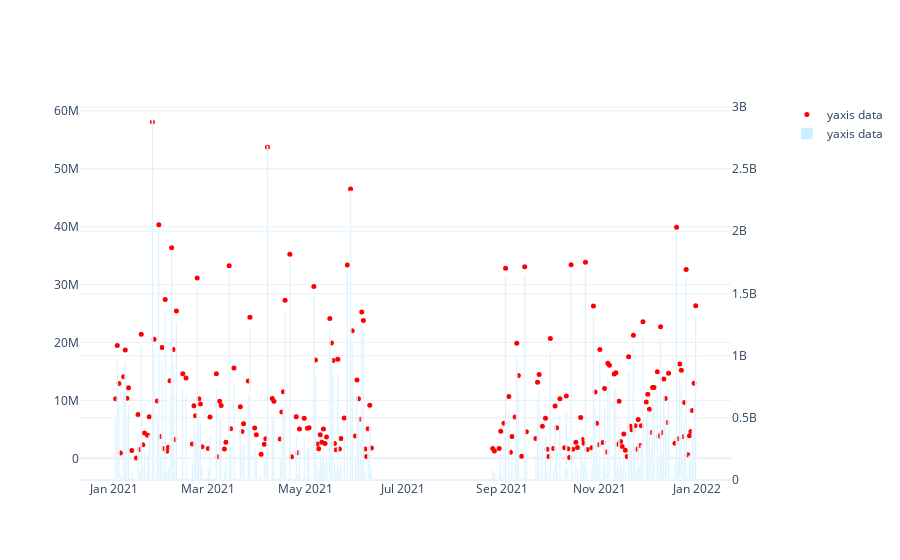

The notebook cell this image was saved under:
### Code cell
import plotly.io as pio
import plotly.graph_objects as go
from plotly.subplots import make_subplots



pio.templates.default = "plotly_white"


fig = make_subplots(specs=[[{"secondary_y": True}]])

fig.add_trace(
    go.Scatter(x=table1.index, y=table1["Urban"], name="yaxis data", mode = "markers"#mode='lines+markers'
               , marker = dict(size = 5, color = "rgb(255,0,0)"),
               
              
              ), secondary_y=False,
)

fig.add_trace(
    go.Bar(x=table1.index, y=table1["Urban"] * 50, name="yaxis data", marker_color = "#cceeff"),
    secondary_y=True,
)

#fig =  px.line(x=table1.index, y=table1["Urban"])
#fig.add_bar(x=table1.index, y=table1["Urban"] * 5, secondary_y=True)
fig.show()

### Figure 1 — Plotly figure (JSON) as saved in the notebook; plotly's stock layout.template omitted (floating-point values rounded to 4 significant figures; data arrays with more than 128 entries replaced by an {"elided": "..."} marker saying what was removed)
{"data": [{"marker": {"color": "rgb(255,0,0)", "size": 5}, "mode": "markers", "name": "yaxis data", "type": "scatter", "x": {"elided": "228 str values"}, "xaxis": "x", "y": {"elided": "228 int values"}, "yaxis": "y"}, {"marker": {"color": "#cceeff"}, "name": "yaxis data", "type": "bar", "x": {"elided": "228 str values"}, "xaxis": "x", "y": {"elided": "228 int values"}, "yaxis": "y2"}], "layout": {"xaxis": {"anchor": "y", "domain": [0, 0.94]}, "yaxis": {"anchor": "x", "domain": [0, 1]}, "yaxis2": {"anchor": "x", "overlaying": "y", "side": "right"}}}
